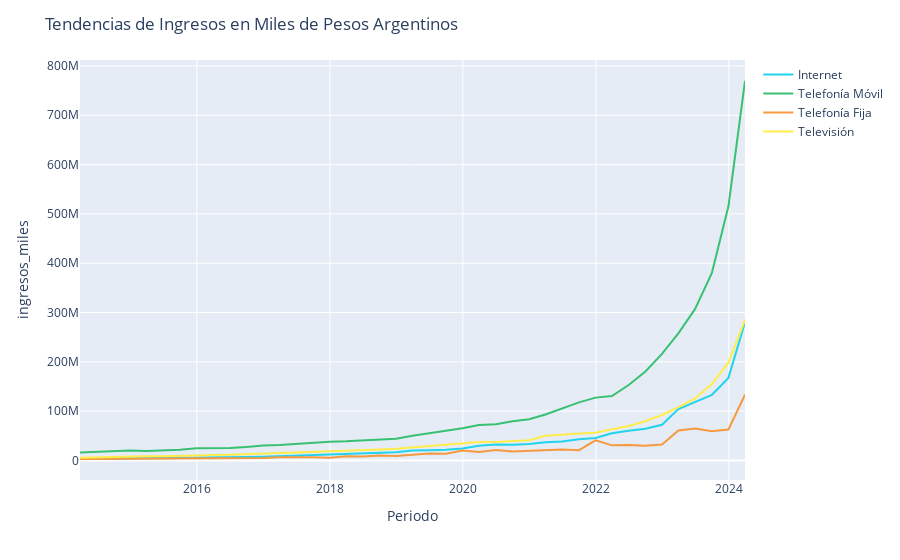

The code cell stored with this chart in its notebook:
### Markdown cell above
### **Gráfico 1:**
Tendencias de los Ingresos de cada Tecnología medido en Pesos Argentinos en la última Decada

### Code cell
ancho_grafico = 900
titulo = 'Tendencias de Ingresos en Miles de Pesos Argentinos'
columna = 'ingresos_miles'
fig = crear_grafica(dfs_4, columna, titulo, list_4, colors_4, ancho_grafico)

config = {'displayModeBar': False}
fig.show(config=config)
